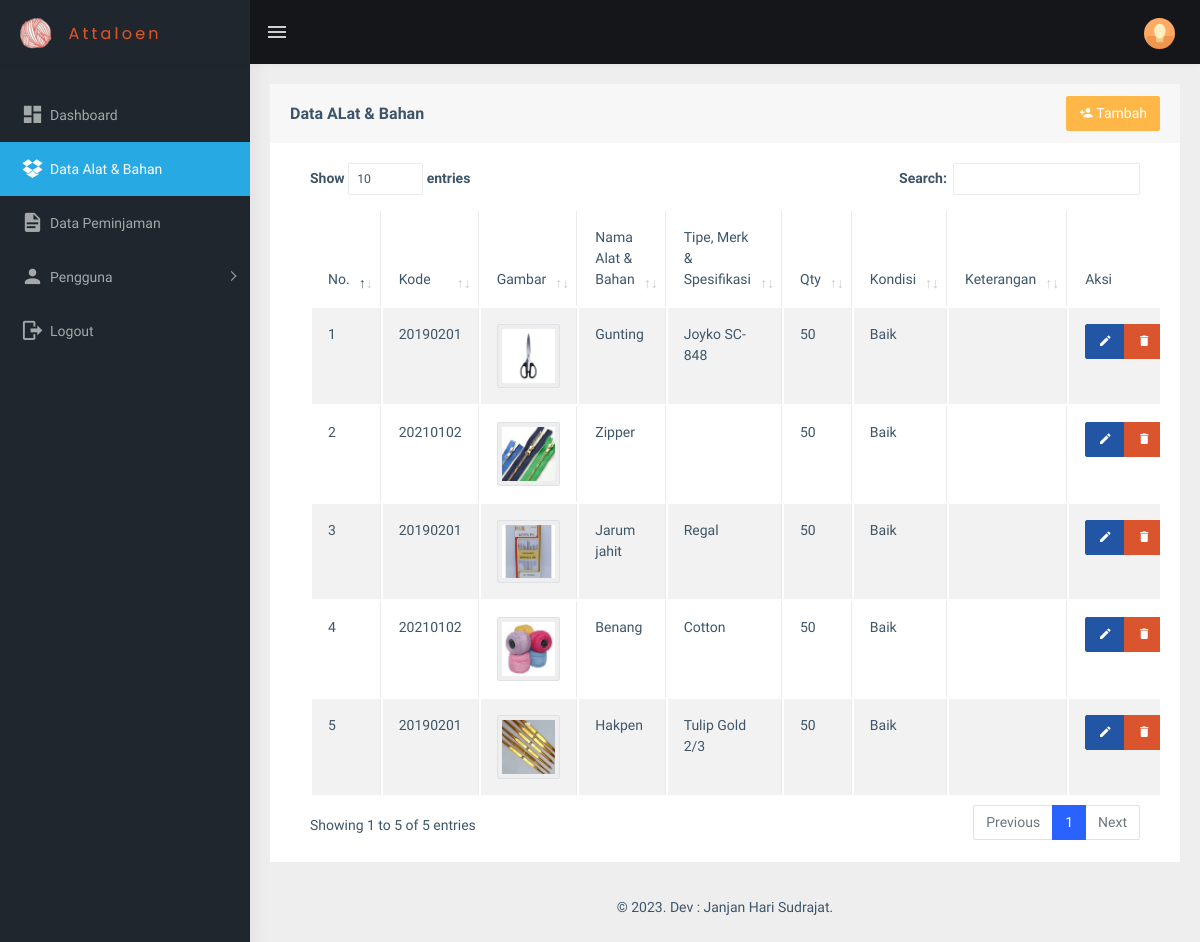
Page /view_alat_bahan/alat_bahan.php (signed in) on the earlier database version.
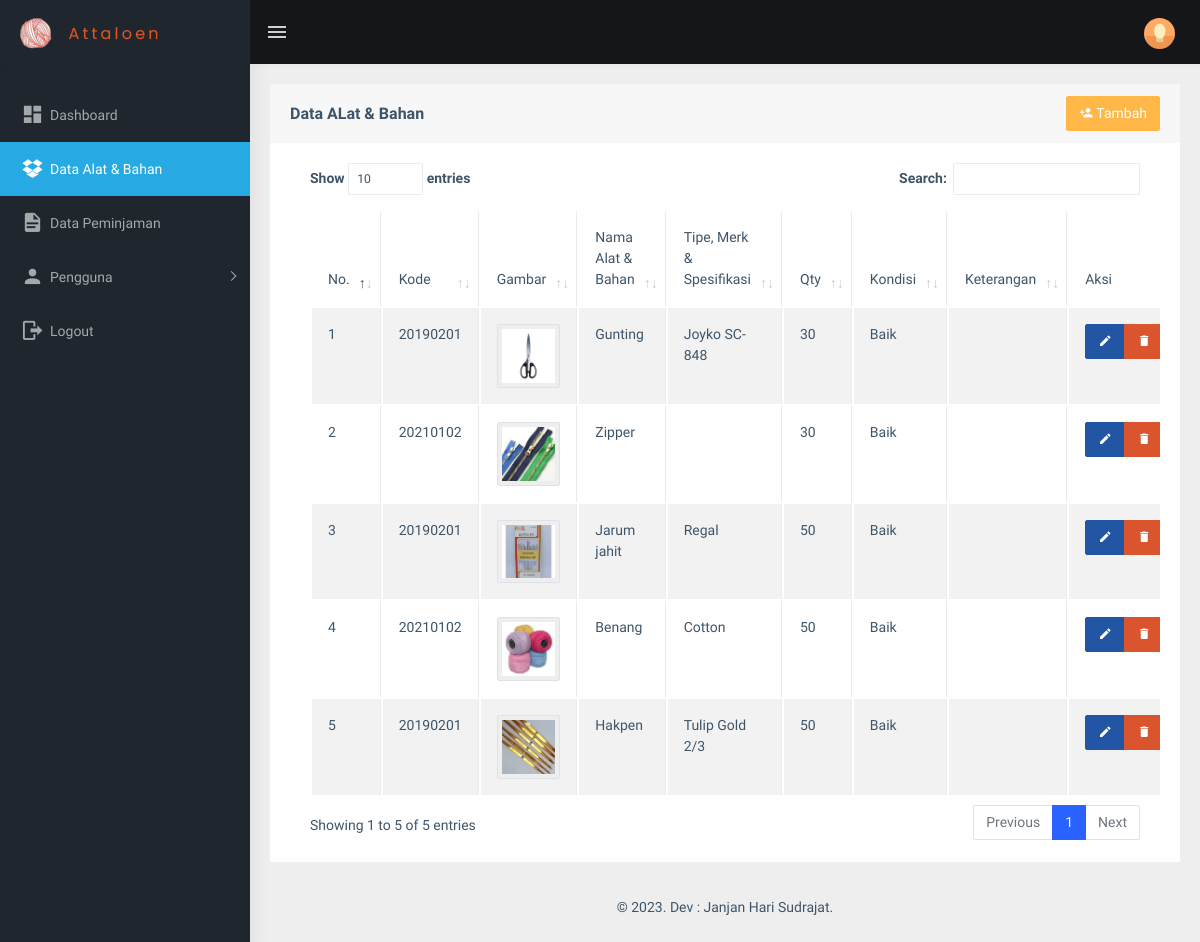
Same page on the later database version.
### tables this page shows
CREATE TABLE `alat_bahan` (
  `id_alat_bahan` int(11) NOT NULL,
  `kode` varchar(100) NOT NULL,
  `nama_alat_bahan` varchar(255) NOT NULL,
  `merk` varchar(255) NOT NULL,
  `id_kategori` int(11) NOT NULL,
  `qty` int(11) NOT NULL,
  `gambar` varchar(255) NOT NULL,
  `kondisi` varchar(100) NOT NULL,
  `keterangan` varchar(255) NOT NULL,
  `date_created` date NOT NULL
);

### functions.php (called while the page is built, shortened)
<?php
$conn = mysqli_connect("localhost", "root", "", "db_sippa");
function query($query)
{
    global $conn;
    $result = mysqli_query($conn, $query);
    $rows = [];
    while ($row = mysqli_fetch_assoc($result)) {
        $rows[] = $row;
    }
    return $rows;
}

### view_alat_bahan/alat_bahan.php (the view, shortened to what this page needs)
<?php
include "../templates/header.php";
$alat_bahan = query(
    "SELECT * FROM alat_bahan
    INNER JOIN kategori ON alat_bahan.id_kategori = kategori.id_kategori"
);
?>
<div class="page-wrapper">
    <div class="container-fluid">
        <div class="row">
            <div class="col-md-12">
                <div class="card">
                    <div class="card-header">
                        <div class="row">
                            <div class="col">
                                <h5 class="card-title pt-2">Data ALat & Bahan</h5>
                            </div>
                            <div class="col">
                                <a href="alat_bahan_add.php" class="btn btn-warning text-white float-end"><i
                                        class="mdi mdi-account-plus"></i> Tambah</a>
                            </div>
                        </div>
                    </div>
                    <div class="card-body">
                        <div class="table-responsive">
                            <table id="zero_config" class="table table-striped table-bordered">
                                <thead>
                                    <tr>
                                        <th>No.</th>
                                        <th>Kode</th>
                                        <th>Gambar</th>
                                        <th>Nama Alat & Bahan</th>
                                        <th>Tipe, Merk & Spesifikasi</th>
                                        <th>Qty</th>
                                        <th>Kondisi</th>
                                        <th>Keterangan</th>
                                        <th>Aksi</th>
                                    </tr>
                                </thead>
                                <tbody>
                                    <?php $i = 1; ?>
                                    <?php foreach ($alat_bahan as $ab): ?>
                                        <tr>
                                            <td>
                                                <?= $i; ?>
                                            </td>
                                            <td>
                                                <?= $ab["kode"]; ?>
                                            </td>
                                            <td>
                                                <img src="../assets/img/alat_bahan/<?= $ab["gambar"]; ?>"
                                                    class="img-thumbnail">
                                            </td>
                                            <td>
                                                <?= $ab["nama_alat_bahan"]; ?>
                                            </td>
                                            <td>
                                                <?= $ab["merk"]; ?>
                                            </td>
                                            <td>
                                                <?= $ab["qty"]; ?>
                                            </td>
                                            <td>
                                                <?= $ab["kondisi"]; ?>
                                            </td>
                                            <td>
                                            </td>
                                            <td>
                                                <div class="btn-group btn-group-toggle" data-toggle="buttons">
                                                    <a href="alat_bahan_edit.php?id_alat_bahan=<?= $ab["id_alat_bahan"] ?>"
                                                        class="btn btn-info text-white"><i class="mdi mdi-pencil"></i></a>
                                                    <a href="alat_bahan_delete.php?id_alat_bahan=<?= $ab["id_alat_bahan"] ?>"
                                                        class="btn btn-danger text-white"
                                                        onclick="return confirm('Yakin ingin menghapus <?= $ab['nama_alat_bahan']; ?>?');"><i
                                                            class="mdi mdi-delete"></i></a>
                                                </div>
                                            </td>
                                        </tr>
                                        <?php $i++; ?>
                                    <?php endforeach; ?>
                            </table>
                        </div>
                    </div>
                </div>
            </div>
        </div>
        <?php
        include "../templates/footer.php";
        ?>

### templates/header.php (shortened to what this page needs)
<?php
require "../functions.php";
$id = $_SESSION['id'];
$user = query(
    "SELECT * FROM users
    INNER JOIN users_role ON users.role_id = users_role.id_role
    WHERE id_user = $id"
)[0];
?>
<!DOCTYPE html>
<html dir="ltr" lang="en">
<head>
    <link href="../assets/libs/flot/css/float-chart.css" rel="stylesheet" />
    <link href="../assets/libs/fullcalendar/dist/fullcalendar.min.css" rel="stylesheet" />
    <link href="../assets/extra-libs/calendar/calendar.css" rel="stylesheet" />
    <link href="../assets/libs/datatables.net-bs4/css/dataTables.bootstrap4.css" rel="stylesheet" />
    <link href="../assets/css/style.min.css" rel="stylesheet" />
    <link href="../assets/css/style.min.css" rel="stylesheet" />
</head>
<body>
    <div id="main-wrapper" data-layout="vertical" data-navbarbg="skin5" data-sidebartype="full"
        data-sidebar-position="absolute" data-header-position="absolute" data-boxed-layout="full">
        <?php
        include "../templates/topbar.php";
        if ($user["role_id"] == 1) {
            include "../templates/sidebar.php";
        } else {
            include "../templates/sidebar_user.php";
        }
        ?>

### templates/topbar.php (shortened to what this page needs)
<header class="topbar" data-navbarbg="skin5">
    <nav class="navbar top-navbar navbar-expand-md navbar-dark">
        <div class="navbar-header" data-logobg="skin5">
            <a class="navbar-brand" href="#">
                <b class="logo-icon ps-2">
                    <img src="../assets/img/logo-icon.png" alt="homepage" class="light-logo" />
                </b>
                <span class="logo-text ms-2">
                    <img src="../assets/img/logo-text.png" alt="homepage" class="light-logo" />
                </span>
            </a>
        </div>
        <div class="navbar-collapse collapse" id="navbarSupportedContent" data-navbarbg="skin5">
            <ul class="navbar-nav float-start me-auto">
                <li class="nav-item d-none d-lg-block">
                    <a class="nav-link sidebartoggler waves-effect waves-light" href="javascript:void(0)"
                        data-sidebartype="mini-sidebar"><i class="mdi mdi-menu font-24"></i></a>
                </li>
            </ul>
            <ul class="navbar-nav float-end">
                <li class="nav-item dropdown">
                    <a class="nav-link dropdown-toggle text-muted waves-effect waves-dark pro-pic" href="#"
                        id="navbarDropdown" role="button" data-bs-toggle="dropdown" aria-expanded="false">
                        <img src="../assets/img/users/1.jpg" alt="user" class="rounded-circle" width="31" />
                    </a>
                </li>
            </ul>
        </div>
    </nav>
</header>

### templates/sidebar.php (shortened to what this page needs)
<aside class="left-sidebar" data-sidebarbg="skin5">
    <div class="scroll-sidebar">
        <nav class="sidebar-nav">
            <ul id="sidebarnav" class="pt-4">
                <li class="sidebar-item">
                    <a class="sidebar-link waves-effect waves-dark sidebar-link" href="../view_admin/dashboard.php"
                        aria-expanded="false"><i class="mdi mdi-view-dashboard"></i><span
                            class="hide-menu">Dashboard</span></a>
                </li>
                <li class="sidebar-item">
                    <a class="sidebar-link waves-effect waves-dark sidebar-link"
                        href="../view_alat_bahan/alat_bahan.php" aria-expanded="false"><i
                            class="mdi mdi-dropbox"></i><span class="hide-menu">Data Alat &
                            Bahan</span></a>
                </li>
                <li class="sidebar-item">
                    <a class="sidebar-link waves-effect waves-dark sidebar-link"
                        href="../view_peminjaman/peminjaman.php" aria-expanded="false"><i
                            class="mdi mdi-file-document"></i><span class="hide-menu">Data
                            Peminjaman</span></a>
                </li>
                <li class="sidebar-item">
                    <a class="sidebar-link has-arrow waves-effect waves-dark" href="javascript:void(0)"
                        aria-expanded="false"><i class="mdi mdi-account"></i><span class="hide-menu">Pengguna
                        </span></a>
                </li>
                <li class="sidebar-item">
                    <a class="sidebar-link waves-effect waves-dark sidebar-link" href="../logout.php"
                        onclick="return confirm('Yakin ingin keluar dari aplikasi?');"><i
                            class="mdi mdi-logout"></i><span class="hide-menu">Logout</span></a>
                </li>
            </ul>
        </nav>
    </div>
</aside>

### templates/footer.php (shortened to what this page needs)
<footer class="footer text-center">
    &copy
    <?= date("Y"); ?>. Dev : Janjan Hari Sudrajat.
</footer>
</div>
</div>
</body>
</html>

Differences in the rows shown:
changed alat_bahan "Gunting": qty "50" → "30"
changed alat_bahan "Zipper": qty "50" → "30"
